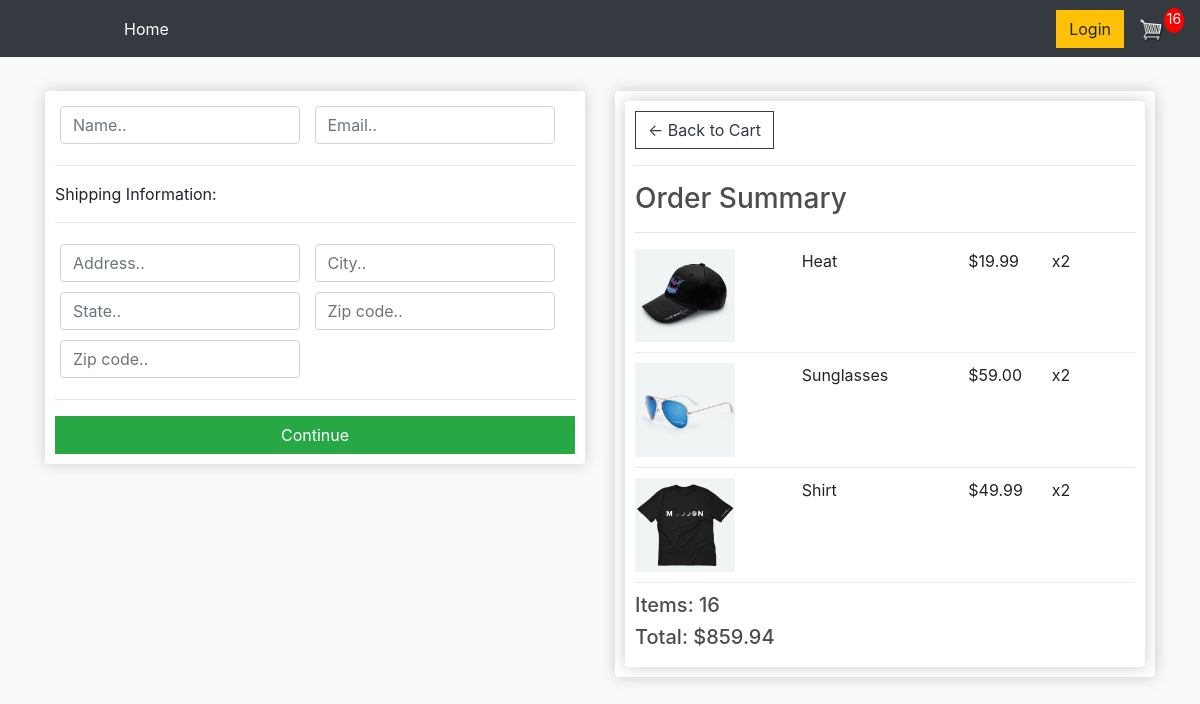
Screenshot of /checkout/ (signed in) with the database file from the repository.
### store/models.py (models this page shows, shortened)
class OrderItem(models.Model):
    product = models.ForeignKey(
        Product, on_delete=models.SET_NULL, blank=True, null=True)
    order = models.ForeignKey(
        Order, on_delete=models.SET_NULL, blank=True, null=True)
    quantity = models.IntegerField(default=0, null=True, blank=True)
    data_added = models.DateTimeField(auto_now_add=True)
    @property
    def get_total(self):
        total = self.product.price * self.quantity
        return total

class Product(models.Model):
    name = models.CharField(max_length=200, null=True)
    price = models.FloatField()
    image = models.ImageField(null=True, blank=True)
    digital = models.BooleanField(default=False, null=True, blank=True)
    @property
    def imageURL(self):
        try:
            url = self.image.url
        except:
            url = ''
        return url

class Order(models.Model):
    customer = models.ForeignKey(
        Customer, on_delete=models.SET_NULL, blank=True, null=True)
    data_ordered = models.DateTimeField(auto_now_add=True)
    complete = models.BooleanField(default=False, null=True, blank=False)
    transaction_id = models.CharField(max_length=200, null=True)
    @property
    def get_cart_total(self):
        orderitems = self.orderitem_set.all()
        total = sum([item.get_total for item in orderitems])
        return total
    @property
    def get_cart_items(self):
        orderitems = self.orderitem_set.all()
        total = sum([item.quantity for item in orderitems])
        return total

### store/views.py (the view)
# urls.py: path('checkout/', views.checkout, name='checkout'),
def checkout(request):
    if request.user.is_authenticated:
        customer = request.user.customer
        order, created = Order.objects.get_or_create(
            customer=customer, complete=False)
        items = order.orderitem_set.all()
        cartItems = order.get_cart_items
    else:
        items = []
        order = {'get_cart_total': 0,
                 'get_cart_items': 0}
        cartItems = order['get_cart_items']
    context = {'items': items, 'order': order, 'cartItems': cartItems}
    return render(request, 'store/checkout.html', context)

### store/templates/store/checkout.html (shortened to what this page needs)
{% extends 'store/main.html' %}
{% load static %}
{% block content %}
<div class="row">
    <div class="col-lg-6">
        <div class="box-element" id="form-wrapper">
            <form id="form">
                <div id="user-info">
                    <div class="form-field">
                        <input required class="form-control" type="text" name="name" placeholder="Name..">
                    </div>
                    <div class="form-field">
                        <input required class="form-control" type="email" name="email" placeholder="Email..">
                    </div>
                </div>
                <div id="shipping-info">
                    <hr>
                    <p>Shipping Information:</p>
                    <hr>
                    <div class="form-field">
                        <input class="form-control" type="text" name="address" placeholder="Address..">
                    </div>
                    <div class="form-field">
                        <input class="form-control" type="text" name="city" placeholder="City..">
                    </div>
                    <div class="form-field">
                        <input class="form-control" type="text" name="state" placeholder="State..">
                    </div>
                    <div class="form-field">
                        <input class="form-control" type="text" name="zipcode" placeholder="Zip code..">
                    </div>
                    <div class="form-field">
                        <input class="form-control" type="text" name="country" placeholder="Zip code..">
                    </div>
                </div>
                <hr>
                <input id="form-button" class="btn btn-success btn-block" type="submit" value="Continue">
            </form>
        </div>
        <br>
    </div>
    <div class="col-lg-6">
        <div class="box-element">
            <div class="box-element">
                <a class="btn btn-outline-dark" href="{% url 'cart' %}">&#x2190; Back to Cart</a>
                <hr>
                <h3>Order Summary</h3>
                <hr>
                {% for item in items %}
                <div class="cart-row">
                    <div style="flex:2"><img class="row-image" src="{{item.product.imageURL}}"></div>
                    <div style="flex:2">
                        <p>{{item.product.name}}</p>
                    </div>
                    <div style="flex:1">
                        <p>${{item.product.price|floatformat:2}}</p>
                    </div>
                    <div style="flex:1">
                        <p>x2</p>
                    </div>
                </div>
                {% endfor %}
                <h5>Items: {{order.get_cart_items}}</h5>
                <h5>Total: ${{order.get_cart_total|floatformat:2}}</h5>
            </div>
        </div>
    </div>
</div>
{% endblock content %}

### ecommerce/static/css/main.css (style rules this page uses)
body { background-color: hsl(0, 0%, 98%); }
h1, h2, h3, h4, h5, h6 { color: hsl(0, 0%, 30%); }
.box-element { box-shadow: hsl(0, 0%, 80%) 0 0 16px; background-color: #fff; border-radius: 4px; padding: 10px; }
.col-lg-4, .col-lg-6, .col-lg-8, .col-lg-12 { margin-top: 10px; }
.btn { border-radius: 0; }
.row-image { width: 100px; }
.form-field { width: 250px; display: inline-block; padding: 5px; }
.cart-row { display: flex; align-items: flex-stretch; padding-bottom: 10px; margin-bottom: 10px; border-bottom: 1px solid #ececec; }

### rows the page displays
OrderItem: product.imageURL (picture), product.name "Heat", product.price "19.99"
OrderItem: product.imageURL (picture), product.name "Sunglasses", product.price "59.00"
OrderItem: product.imageURL (picture), product.name "Shirt", product.price "49.99"
Order: get_cart_items "16", get_cart_total "859.94"

### other values shown
{{ cartItems }} "16"
